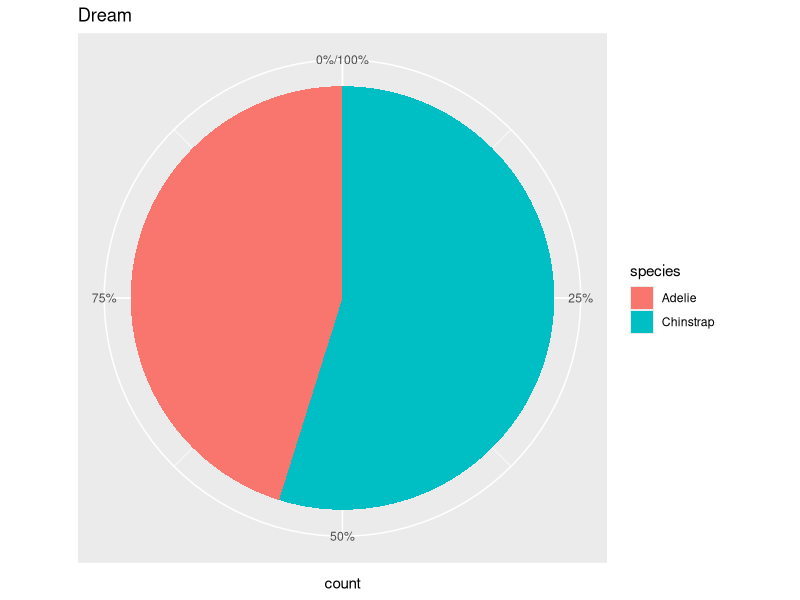

Source code (R):
## ---- chunk 1
library(tidyverse)
library(palmerpenguins)
knitr::opts_chunk$set(echo = TRUE, comment = "")

make_pies <- function(data, island) {
  data %>%
    ggplot(aes(y = "", fill = species)) +
    geom_bar(position = "fill") +
    scale_y_discrete(name = NULL, breaks = NULL) +
    scale_x_continuous(labels = scales::percent) +
    ggtitle(island) +
    coord_polar()
}
## ---- chunk 2
penguins
## ---- chunk 3
square <- function(x) {
  x^2
}
## ---- chunk 4
square(3)
square(4)
square(5)
## ---- chunk 5
map(3:5, square)
## ---- chunk 6
map_dbl(3:5, square)
## ---- chunk 7
map_dbl(1:3, ~.x^2)
## ---- chunk 8
map2(1:3, 2:4, function(x, y) x*y)
## ---- chunk 9
walk(1:3, print)
## ---- chunk 10
penguins %>%
  nest(data = -species) %>%
  print()
## ---- chunk 11
penguins_nested <- penguins %>%
  nest(data = -species)

penguins_nested$data[[2]] # data table for Gentoo penguins
## ---- chunk 12
penguins_nested <- penguins %>%
  nest(data = -species)

penguins_nested %>%
  unnest(cols = data)
## ---- chunk 13
make_pies <- function(data, island) {
  data %>%
    ggplot(aes(y = "", fill = species)) +
    geom_bar(position = "fill") +
    scale_y_discrete(name = NULL, breaks = NULL) +
    scale_x_continuous(labels = scales::percent) +
    ggtitle(island) +
    coord_polar()
}
## ---- chunk 14
penguins %>%
  filter(island == "Dream") %>%
  make_pies("Dream")
